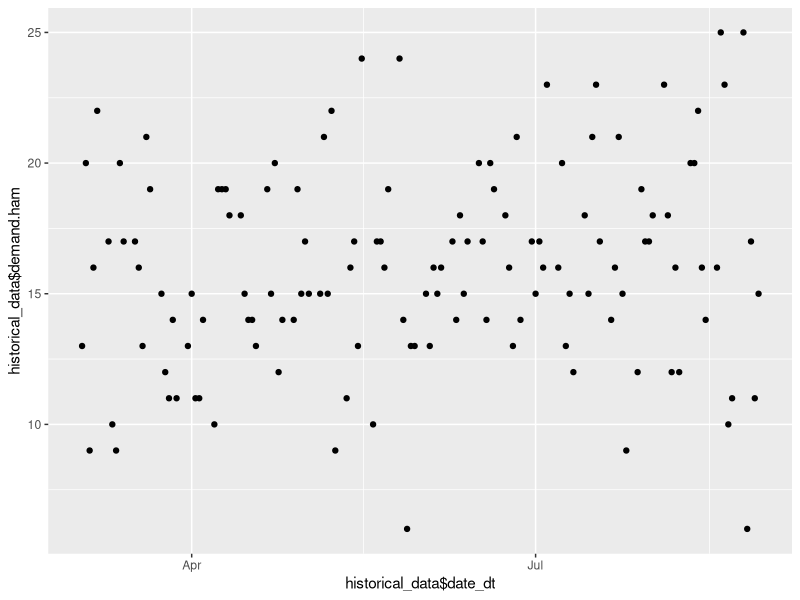
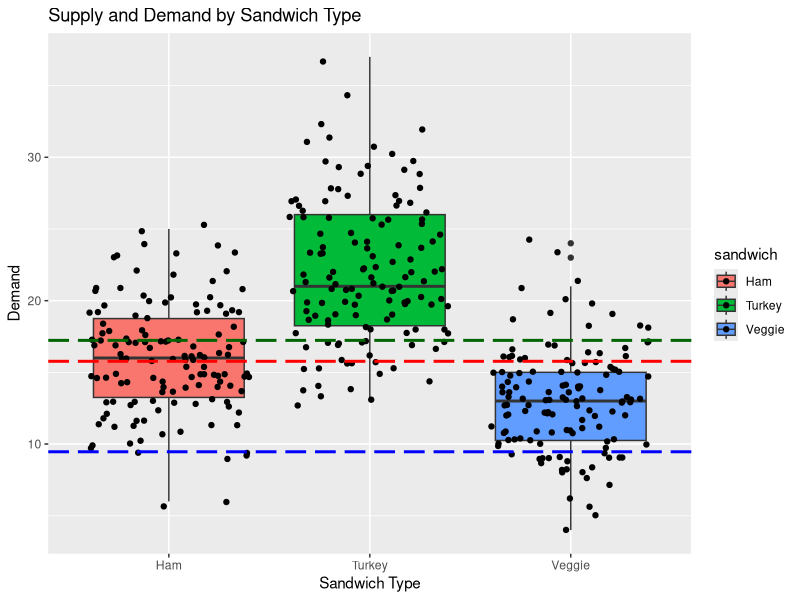

Recreate these plots in R, in order. (Note: this script raises an error after producing the figures.)
library("ggplot2")
setwd("/Users/malarcon/Google Drive/CUNY/IS606/collaborative1")
pricing <- read.csv(file="details.csv",head=TRUE,sep=",")

historical_data <- read.csv(file="sales.csv",head=TRUE,sep=",")

# properly format date
historical_data$date_dt <- as.POSIXct(historical_data$date, format="%Y-%m-%d")

# get month, day_of_week and month_day_of_week to see if there is any
# type of variation by any of these variables
historical_data$day_of_week <- weekdays(historical_data$date_dt)
historical_data$month_day_of_week <- paste(historical_data$month, "-" ,historical_data$day_of_week ) 


# calculate Expected value of demand for each sandwich type
historical_data$ham_median <- median(historical_data$demand.ham)
historical_data$turkey_median <- median(historical_data$demand.turkey)
historical_data$veggie_median <- median(historical_data$demand.veggie)

# calculate sold amount of each sandwich

historical_data$ham_sold <- pmin(historical_data$available.ham,historical_data$demand.ham)
historical_data$turkey_sold <- pmin(historical_data$available.turkey,historical_data$demand.turkey)
historical_data$veggie_sold <- pmin(historical_data$available.veggie,historical_data$demand.veggie)


# calculate current profit
historical_data$ham_profit <- historical_data$ham_sold * pricing$price[pricing$type=="ham"] - historical_data$available.ham*pricing$cost[pricing$type=="ham"]
historical_data$turkey_profit <- historical_data$turkey_sold * pricing$price[pricing$type=="turkey"] - historical_data$available.turkey*pricing$cost[pricing$type=="turkey"]
historical_data$veggie_profit <- historical_data$veggie_sold * pricing$price[pricing$type=="veggie"] - historical_data$available.veggie*pricing$cost[pricing$type=="veggie"]


# calculate estimated profit by using median
historical_data$ham_profit_median <- pmin(historical_data$ham_median,historical_data$demand.ham)* pricing$price[pricing$type=="ham"] - historical_data$ham_median*pricing$cost[pricing$type=="ham"]
historical_data$turkey_profit_median <- pmin(historical_data$turkey_median,historical_data$demand.turkey)* pricing$price[pricing$type=="turkey"] - historical_data$turkey_median*pricing$cost[pricing$type=="turkey"]
historical_data$veggie_profit_median <- pmin(historical_data$veggie_median,historical_data$demand.veggie)* pricing$price[pricing$type=="veggie"] - historical_data$veggie_median*pricing$cost[pricing$type=="veggie"]

sum(historical_data$ham_profit)
sum(historical_data$ham_profit_median)
sum(historical_data$turkey_profit)
sum(historical_data$turkey_profit_median)
sum(historical_data$veggie_profit)
sum(historical_data$veggie_profit_median)

qplot(historical_data$date_dt,historical_data$demand.ham)

# pivot the data so we can do a boxplot of all sandwiches in one
historical_pivoted<-data.frame(date=historical_data$date_dt,sandwich="Ham",demand=historical_data$demand.ham,available=historical_data$available.ham)
historical_pivoted<-rbind(historical_pivoted,data.frame(date=historical_data$date_dt,sandwich="Turkey",demand=historical_data$demand.turkey,available=historical_data$available.turkey))
historical_pivoted<-rbind(historical_pivoted,data.frame(date=historical_data$date_dt,sandwich="Veggie",demand=historical_data$demand.veggie,available=historical_data$available.veggie))

p <- qplot(sandwich,demand, data=historical_pivoted, geom=c("boxplot", "jitter"),
      fill=sandwich,
      main="Supply and Demand by Sandwich Type",
      xlab= "Sandwich Type",
      ylab="Demand")
p + geom_hline(yintercept = c(mean(historical_data$available.ham),mean(historical_data$available.turkey),mean(historical_data$available.veggie)),color=c("red","darkgreen","blue"),size=1,linetype=11,label = c("Demand Ham", "Demand Turkey", "Demand Veggie"))
+ 
  annotate("text", c(mean(historical_data$available.ham),mean(historical_data$available.turkey),mean(historical_data$available.veggie)), 1, label = c("Demand Ham", "Demand Turkey", "Demand Veggie"))

#cutoff <- data.frame( x = c(-Inf, Inf), y = 50, cutoff = factor(50) )
#ggplot(the.data, aes( year, value ) ) + 
#  geom_point(aes( colour = source )) + 
#  geom_smooth(aes( group = 1 )) + 
#  geom_line(aes( x, y, linetype = cutoff ), cutoff)

#qplot(demand, data=historical_pivoted, geom=c("density"),
#      facets=sandwich~., fill=sandwich,xlim=c(0,40))

